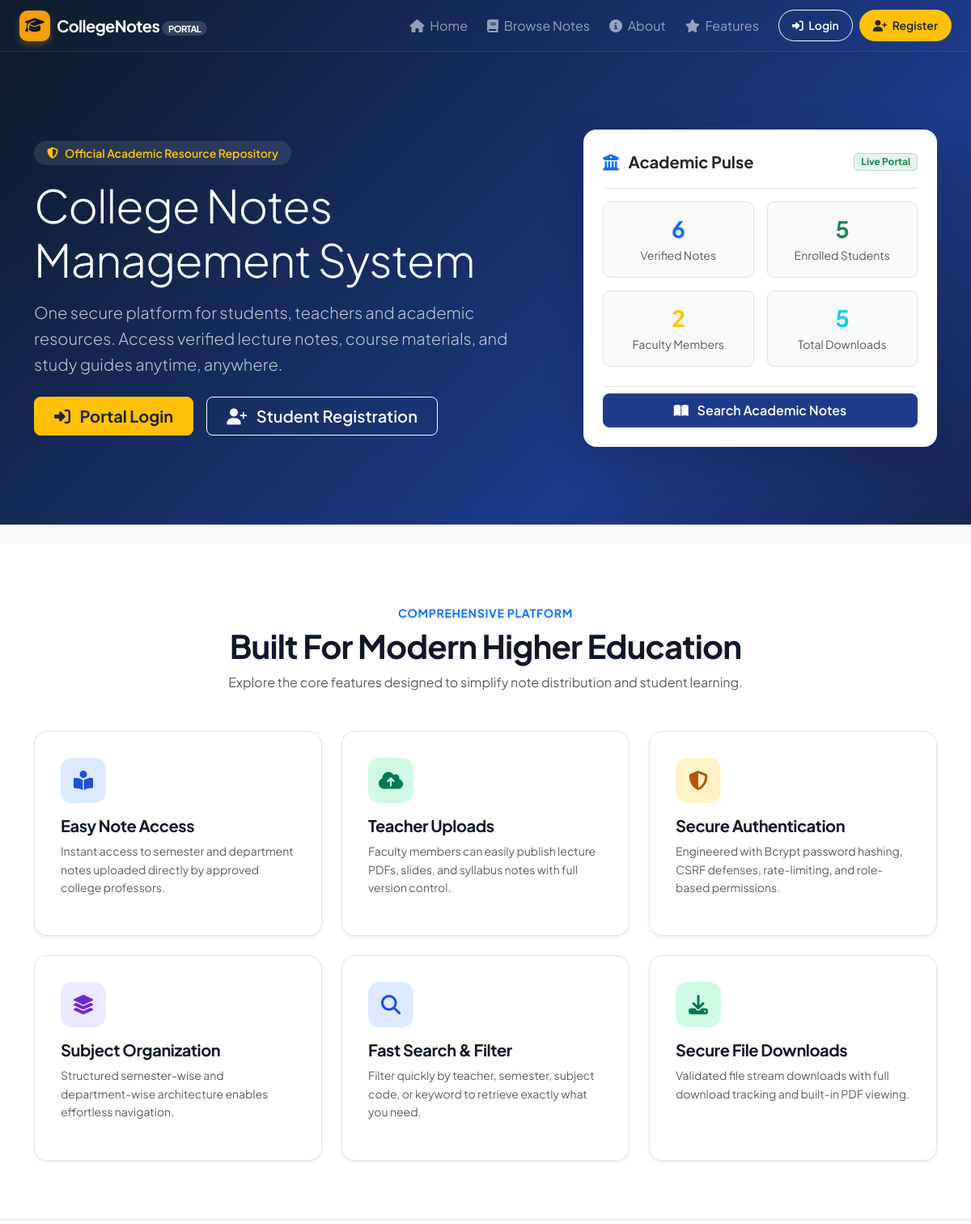
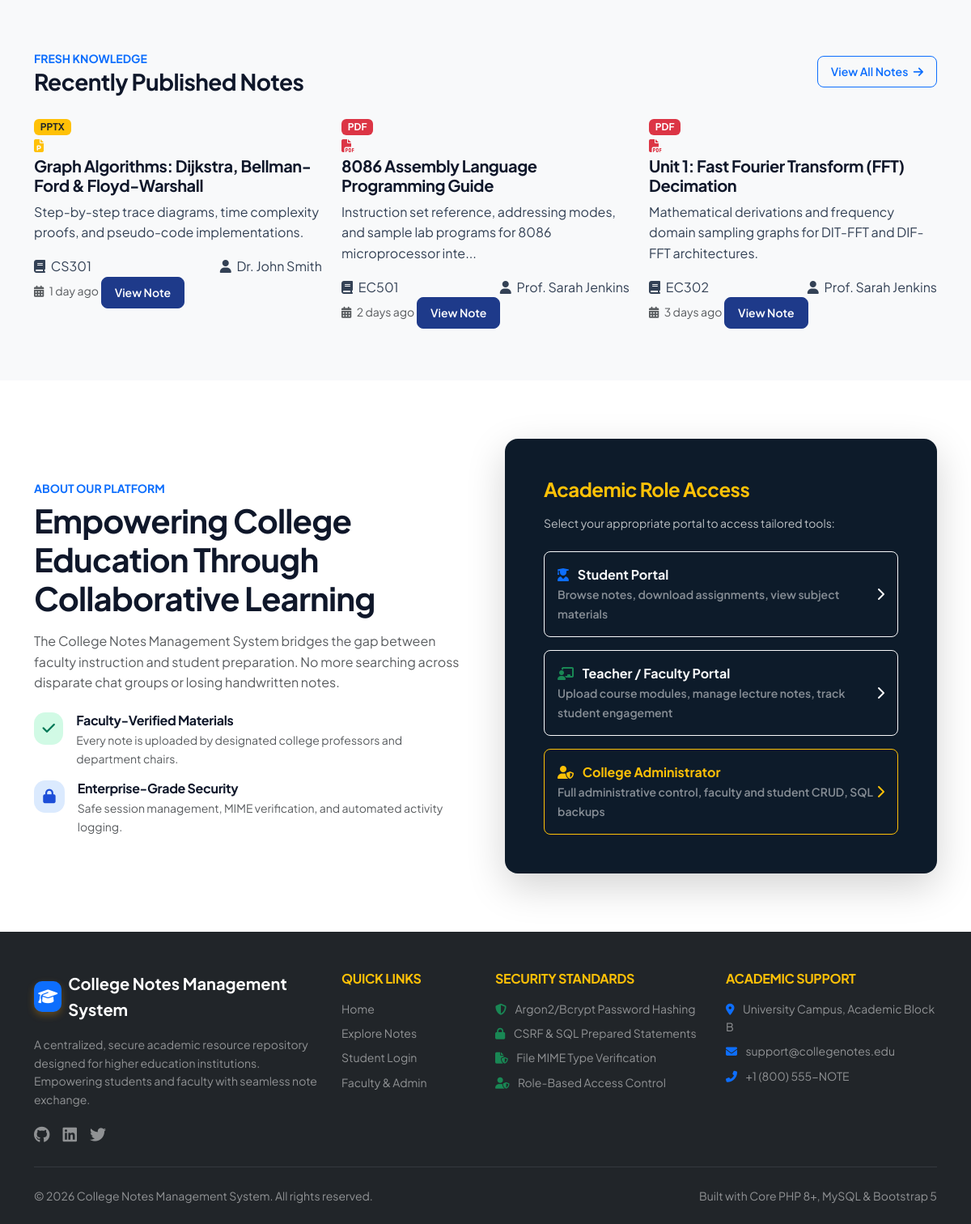
The page / on the database its author committed (2 pictures, top to bottom).
### tables this page shows
CREATE TABLE `notes` (
    `id` INT UNSIGNED AUTO_INCREMENT PRIMARY KEY,
    `teacher_id` INT UNSIGNED NOT NULL,
    `subject_id` INT UNSIGNED NOT NULL,
    `title` VARCHAR(255) NOT NULL,
    `description` TEXT DEFAULT NULL,
    `file_name` VARCHAR(255) NOT NULL,
    `file_path` VARCHAR(255) NOT NULL,
    `file_type` VARCHAR(20) NOT NULL,
    `file_size` BIGINT UNSIGNED NOT NULL,
    `semester` VARCHAR(20) NOT NULL,
    `department` VARCHAR(100) NOT NULL,
    `status` ENUM('published', 'draft', 'archived') NOT NULL DEFAULT 'published',
    `created_at` TIMESTAMP DEFAULT CURRENT_TIMESTAMP,
    `updated_at` TIMESTAMP DEFAULT CURRENT_TIMESTAMP ON UPDATE CURRENT_TIMESTAMP,
    INDEX `idx_notes_teacher` (`teacher_id`),
    INDEX `idx_notes_subject` (`subject_id`),
    INDEX `idx_notes_dept_sem` (`department`, `semester`),
    INDEX `idx_notes_status` (`status`),
    CONSTRAINT `fk_notes_teacher` FOREIGN KEY (`teacher_id`) REFERENCES `teachers` (`id`) ON DELETE CASCADE,
    CONSTRAINT `fk_notes_subject` FOREIGN KEY (`subject_id`) REFERENCES `subjects` (`id`) ON DELETE CASCADE
);

CREATE TABLE `subjects` (
    `id` INT UNSIGNED AUTO_INCREMENT PRIMARY KEY,
    `name` VARCHAR(150) NOT NULL,
    `code` VARCHAR(50) NOT NULL UNIQUE,
    `semester` VARCHAR(20) NOT NULL,
    `department` VARCHAR(100) NOT NULL,
    `created_at` TIMESTAMP DEFAULT CURRENT_TIMESTAMP,
    INDEX `idx_subjects_sem_dept` (`semester`, `department`)
);

CREATE TABLE `users` (
    `id` INT UNSIGNED AUTO_INCREMENT PRIMARY KEY,
    `name` VARCHAR(100) NOT NULL,
    `email` VARCHAR(150) NOT NULL UNIQUE,
    `password` VARCHAR(255) NOT NULL,
    `role` ENUM('admin', 'teacher', 'student') NOT NULL,
    `status` ENUM('active', 'inactive', 'blocked') NOT NULL DEFAULT 'active',
    `profile_image` VARCHAR(255) DEFAULT NULL,
    `created_at` TIMESTAMP DEFAULT CURRENT_TIMESTAMP,
    `updated_at` TIMESTAMP DEFAULT CURRENT_TIMESTAMP ON UPDATE CURRENT_TIMESTAMP,
    INDEX `idx_users_role` (`role`),
    INDEX `idx_users_status` (`status`)
);

### index.php (the view, shortened to what the rows shown need)
<?php
require_once __DIR__ . '/includes/functions.php';
$recentNotes = [];
try {
    $db = getDB();
    $stmt = $db->query("
        SELECT n.*, s.name as subject_name, s.code as subject_code, u.name as teacher_name
        FROM notes n
        JOIN subjects s ON n.subject_id = s.id
        JOIN teachers t ON n.teacher_id = t.id
        JOIN users u ON t.user_id = u.id
        WHERE n.status = 'published'
        ORDER BY n.created_at DESC
        LIMIT 3
    ");
    $recentNotes = $stmt->fetchAll();
} catch (Exception $e) {
    error_log("Landing query error: " . $e->getMessage());
}
include __DIR__ . '/includes/header.php';
?>
<header class="hero-section text-white py-5 position-relative" style="background: linear-gradient(135deg, #0d1b2a 0%, #1e3a8a 70%, #172554 100%);">
    <div class="container py-lg-5">
        <div class="row align-items-center g-5">
            <div class="col-lg-7">
                <h1 class="display-4 fw-extrabold text-white mb-3">
                    College Notes Management System
                </h1>
            </div>
        </div>
    </div>
</header>
<section id="features" class="py-5 bg-white border-bottom">
    <div class="container py-4">
        <div class="text-center max-w-700 mx-auto mb-5">
            <h2 class="display-6 fw-bold mt-1">Built For Modern Higher Education</h2>
        </div>
    </div>
</section>
<?php if (!empty($recentNotes)): ?>
<section class="py-5 bg-light">
    <div class="container py-3">
        <div class="row g-4">
            <?php foreach ($recentNotes as $n): ?>
                <?php $typeInfo = getFileTypeInfo($n['file_type']); ?>
                <div class="col-lg-4 col-md-6">
                    <div class="note-card">
                        <span class="badge <?= $typeInfo['badge'] ?> note-badge text-uppercase"><?= e($n['file_type']) ?></span>
                        <div class="card-body">
                            <div class="note-icon-large <?= $typeInfo['color'] ?>">
                                <i class="fas <?= $typeInfo['icon'] ?>"></i>
                            </div>
                            <h5 class="note-title"><?= e($n['title']) ?></h5>
                            <p class="note-desc"><?= e(mb_strimwidth($n['description'] ?? '', 0, 100, '...')) ?></p>
                            <div class="note-meta d-flex justify-content-between">
                                <span><i class="fas fa-book me-1"></i> <?= e($n['subject_code']) ?></span>
                                <span><i class="fas fa-user me-1"></i> <?= e($n['teacher_name']) ?></span>
                            </div>
                        </div>
                        <div class="card-footer">
                            <small class="text-muted"><i class="fas fa-calendar-alt me-1"></i> <?= timeAgo($n['created_at']) ?></small>
                            <a href="<?= BASE_URL ?>user/note-view.php?id=<?= $n['id'] ?>" class="btn btn-sm btn-primary">
                                View Note
                            </a>
                        </div>
                    </div>
                </div>
            <?php endforeach; ?>
        </div>
    </div>
</section>
<?php endif; ?>
<section id="about" class="py-5 bg-white">
    <div class="container py-4">
        <div class="row align-items-center g-5">
            <div class="col-lg-6">
                <h2 class="display-6 fw-bold mt-1 mb-3">Empowering College Education Through Collaborative Learning</h2>
            </div>
        </div>
    </div>
</section>
<?php include __DIR__ . '/includes/footer.php'; ?>

### rows shown on the page
notes: file_type "PPTX", title "Graph Algorithms: Dijkstra, Bellman-Ford & Floyd-Warshall", description "Step-by-step trace diagrams, time complexity proofs, and pseudo-code implementations.", subject.code "CS301", users.name "Dr. John Smith", created_at "1 day ago"
notes: file_type "PDF", title "8086 Assembly Language Programming Guide", description "Instruction set reference, addressing modes, and sample lab programs for 8086 microprocessor inte...", subject.code "EC501", users.name "Prof. Sarah Jenkins", created_at "2 days ago"
notes: file_type "PDF", title "Unit 1: Fast Fourier Transform (FFT) Decimation", description "Mathematical derivations and frequency domain sampling graphs for DIT-FFT and DIF-FFT architectures.", subject.code "EC302", users.name "Prof. Sarah Jenkins", created_at "3 days ago"

### other values the page prints
APP_SHORT_NAME "CollegeNotes"
$totalNotes "6"
$totalStudents "5"
$totalTeachers "2"
$totalDownloads "5"
APP_NAME "College Notes Management System"
